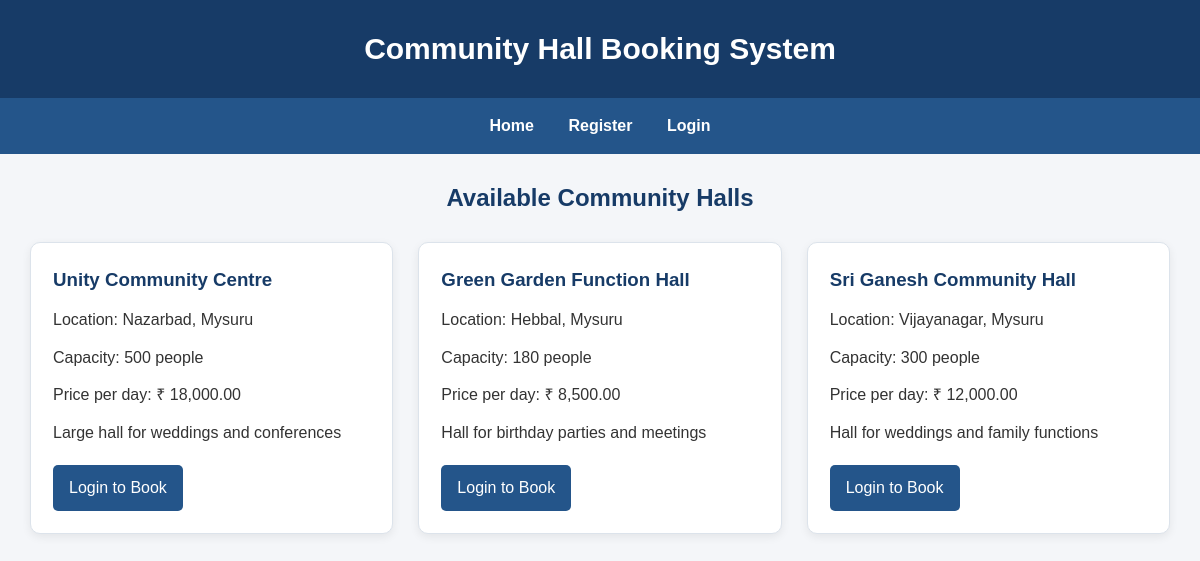
The page / on the database its author committed.
### tables this page shows
CREATE TABLE halls (
    id INT AUTO_INCREMENT PRIMARY KEY,
    name VARCHAR(120) NOT NULL,
    location VARCHAR(200) NOT NULL,
    capacity INT NOT NULL,
    price_per_day DECIMAL(10,2) NOT NULL,
    description TEXT,
    facilities VARCHAR(500),
    status ENUM('active','inactive') DEFAULT 'active'
);

### config.php (called while the page is built, shortened)
<?php
function e($value) {
    return htmlspecialchars(
        $value ?? '',
        ENT_QUOTES,
        'UTF-8'
    );
}
?>

### index.php (the view, shortened to what this page needs)
<?php
require_once 'config.php';
$stmt = $pdo->query(
    "SELECT * FROM halls
     WHERE status = 'active'
     ORDER BY id DESC"
);
$halls = $stmt->fetchAll();
?>
<!DOCTYPE html>
<html>
<head>
    <link rel="stylesheet" href="assets/style.css">
</head>
<body>
<h1>Community Hall Booking System</h1>
<nav>
    <a href="index.php">Home</a>
    <?php if (isset($_SESSION['user'])): ?>
        <a href="my_bookings.php">My Bookings</a>
        <a href="logout.php">Logout</a>
    <?php else: ?>
        <a href="register.php">Register</a>
        <a href="login.php">Login</a>
    <?php endif; ?>
</nav>
<h2>Available Community Halls</h2>
<div class="hall-container">
<?php foreach ($halls as $hall): ?>
    <div class="hall-card">
        <h3><?= e($hall['name']) ?></h3>
        <p>
            Location:
            <?= e($hall['location']) ?>
        </p>
        <p>
            Capacity:
            <?= (int)$hall['capacity'] ?> people
        </p>
        <p>
            Price per day: ₹
            <?= number_format(
                (float)$hall['price_per_day'],
                2
            ) ?>
        </p>
        <p>
            <?= e($hall['description']) ?>
        </p>
        <?php if (isset($_SESSION['user'])): ?>
            <a href="book.php?hall_id=<?= (int)$hall['id'] ?>">
                Book This Hall
            </a>
        <?php else: ?>
            <a href="login.php">
                Login to Book
            </a>
        <?php endif; ?>
    </div>
<?php endforeach; ?>
</div>
</body>
</html>

### assets/style.css (style rules this page uses)
* { margin: 0; padding: 0; box-sizing: border-box; }
body { font-family: Arial, Helvetica, sans-serif; background-color: #f4f6f9; color: #333; line-height: 1.6; }
h1 { background-color: #173b67; color: white; text-align: center; padding: 25px 15px; font-size: 30px; }
h2 { color: #173b67; text-align: center; margin: 25px 0; }
h3 { color: #173b67; margin-bottom: 12px; }
nav { background-color: #24558a; padding: 15px; text-align: center; }
nav a { color: white; text-decoration: none; margin: 0 15px; font-weight: bold; }
.hall-container { display: grid; grid-template-columns: repeat( auto-fit, minmax(250px, 1fr) ); gap: 25px; width: 95%; max-width: 1200px; margin: 25px auto; }
.hall-card { background-color: white; border: 1px solid #dce3eb; border-radius: 10px; padding: 22px; box-shadow: 0 3px 10px rgba(0, 0, 0, 0.07); transition: transform 0.2s, box-shadow 0.2s; }
.hall-card p { margin-bottom: 12px; }
a { color: #24558a; }
.hall-card a, .container a.button { display: inline-block; background-color: #24558a; color: white; text-decoration: none; padding: 10px 16px; border-radius: 5px; margin-top: 8px; }
p { margin-bottom: 12px; }

### rows shown on the page
halls: name "Unity Community Centre", location "Nazarbad, Mysuru", capacity "500", price_per_day "18,000.00", description "Large hall for weddings and conferences"
halls: name "Green Garden Function Hall", location "Hebbal, Mysuru", capacity "180", price_per_day "8,500.00", description "Hall for birthday parties and meetings"
halls: name "Sri Ganesh Community Hall", location "Vijayanagar, Mysuru", capacity "300", price_per_day "12,000.00", description "Hall for weddings and family functions"
